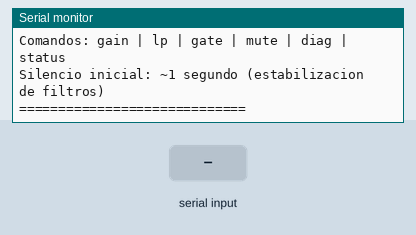
Recording of a sketch running on a simulated ESP32. On the bench: the last lines printed to the serial monitor. Inputs (shaded band) come from the test bench. I2S audio is not simulated (input reads silence).

Above: at 2.3 s.
2.4 s: "gain \n" received over Serial
At 3.6 s:
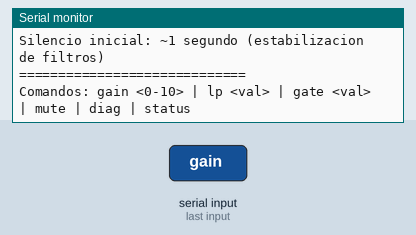
3.9 s: "mute\n" received over Serial
At 5.0 s:
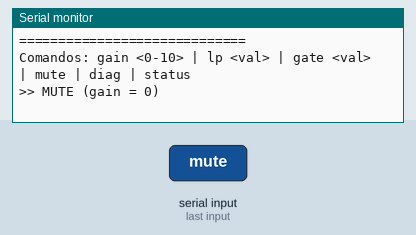
5.4 s: "diag\n" received over Serial
At 5.9 s:
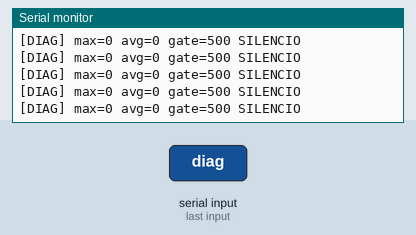

Measured:
- after the input at 2.4 s, the serial monitor: prints a new line at once (image 1)
- after the input at 3.9 s, the serial monitor: prints a new line at once (image 2)
- after the input at 5.4 s, the serial monitor: prints a new line at once (image 3)

The sketch:

esp32-anc-feedforward.ino
```cpp
// ============================================================================
// ESP32 ANC Feedforward — INMP441 + MAX98357A
// ============================================================================
// Sistema de Cancelación Activa de Ruido (feedforward) con un solo micrófono.
// Entrada: INMP441 (I2S digital) → DSP (inversión de fase + filtros) →
// MAX98357A (I2S DAC+Amp) → Altavoz
//
// Hardware:
//   - ESP32 DevKit V1 (o compatible con 2 periféricos I2S)
//   - INMP441 micrófono MEMS I2S
//   - MAX98357A módulo DAC + amplificador I2S (3W clase D)
//   - Altavoz 4-8 Ω
//
// Periféricos I2S:
//   I2S_NUM_0 → TX I2S estándar → MAX98357A
//   I2S_NUM_1 → RX I2S estándar ← INMP441
// ============================================================================

#include <driver/i2s.h>

// ============================================================================
// CONFIGURACIÓN DE PINES
// ============================================================================
// INMP441 → I2S_NUM_1
static const int MIC_BCLK = 32;  // Serial Clock (SCK/BCLK)
static const int MIC_WS   = 14;  // Word Select  (LRCK)
static const int MIC_SD   = 33;  // Serial Data  (DOUT)

// MAX98357A → I2S_NUM_0
static const int SPK_BCLK = 25;  // Bit Clock
static const int SPK_LRC  = 26;  // Left/Right Clock (Word Select)
static const int SPK_DIN  = 27;  // Data In

// ============================================================================
// PARÁMETROS DE AUDIO
// ============================================================================
static const uint32_t SAMPLE_RATE   = 16000;  // Hz
static const int      BLOCK_SIZE    = 64;     // Muestras por bloque DMA
static const int      DMA_BUF_COUNT = 4;      // Buffers DMA

// ============================================================================
// PARÁMETROS ANC — ajustables en tiempo real vía Serial
// ============================================================================
static float g_gain       = 0.30f;    // Ganancia de salida [0.0 – 10.0]
static float g_lp_alpha   = 0.25f;    // Filtro pasa-bajas: menor → más filtrado
static float g_noise_gate = 500.0f;   // Umbral de puerta de ruido
static const float DC_BLOCK_R = 0.995f;

// ============================================================================
// BUFFERS
// ============================================================================
static int32_t rx_buf[BLOCK_SIZE];    // Entrada cruda del INMP441 (32 bits)
static int16_t tx_buf[BLOCK_SIZE];    // Salida I2S para MAX98357A (16 bits con signo)

// ============================================================================
// ESTADO DE FILTROS Y SISTEMA
// ============================================================================
static float dc_x1 = 0.0f;
static float dc_y1 = 0.0f;
static float lp_y1 = 0.0f;

static uint32_t startup_counter = 0;
static const uint32_t MUTE_BLOCKS = (SAMPLE_RATE / BLOCK_SIZE);  // ~1s de silencio

static uint32_t diag_counter = 0;

// ============================================================================
// INICIALIZACIÓN DE PERIFÉRICOS I2S
// ============================================================================

static void init_mic() {
  i2s_config_t cfg = {};
  cfg.mode             = (i2s_mode_t)(I2S_MODE_MASTER | I2S_MODE_RX);
  cfg.sample_rate      = SAMPLE_RATE;
  cfg.bits_per_sample  = I2S_BITS_PER_SAMPLE_32BIT;
  cfg.channel_format   = I2S_CHANNEL_FMT_ONLY_LEFT;  // INMP441 con L/R → GND
  cfg.communication_format = I2S_COMM_FORMAT_STAND_I2S;
  cfg.intr_alloc_flags = ESP_INTR_FLAG_LEVEL1;
  cfg.dma_buf_count    = DMA_BUF_COUNT;
  cfg.dma_buf_len      = BLOCK_SIZE;
  cfg.use_apll         = false;
  cfg.tx_desc_auto_clear = false;

  i2s_pin_config_t pins = {};
  pins.mck_io_num   = I2S_PIN_NO_CHANGE;  // Sin MCLK (INMP441 no lo necesita)
  pins.bck_io_num   = MIC_BCLK;
  pins.ws_io_num    = MIC_WS;
  pins.data_out_num = I2S_PIN_NO_CHANGE;
  pins.data_in_num  = MIC_SD;

  ESP_ERROR_CHECK(i2s_driver_install(I2S_NUM_1, &cfg, 0, NULL));
  ESP_ERROR_CHECK(i2s_set_pin(I2S_NUM_1, &pins));
}

static void init_spk() {
  i2s_config_t cfg = {};
  cfg.mode             = (i2s_mode_t)(I2S_MODE_MASTER | I2S_MODE_TX);
  cfg.sample_rate      = SAMPLE_RATE;
  cfg.bits_per_sample  = I2S_BITS_PER_SAMPLE_16BIT;
  cfg.channel_format   = I2S_CHANNEL_FMT_ONLY_LEFT;   // MAX98357A mono (canal izquierdo)
  cfg.communication_format = I2S_COMM_FORMAT_STAND_I2S;
  cfg.intr_alloc_flags = ESP_INTR_FLAG_LEVEL1;
  cfg.dma_buf_count    = DMA_BUF_COUNT;
  cfg.dma_buf_len      = BLOCK_SIZE;
  cfg.use_apll         = false;
  cfg.tx_desc_auto_clear = true;

  i2s_pin_config_t pins = {};
  pins.mck_io_num   = I2S_PIN_NO_CHANGE;  // Sin MCLK (MAX98357A no lo necesita)
  pins.bck_io_num   = SPK_BCLK;
  pins.ws_io_num    = SPK_LRC;
  pins.data_out_num = SPK_DIN;
  pins.data_in_num  = I2S_PIN_NO_CHANGE;

  ESP_ERROR_CHECK(i2s_driver_install(I2S_NUM_0, &cfg, 0, NULL));
  ESP_ERROR_CHECK(i2s_set_pin(I2S_NUM_0, &pins));
}

// ============================================================================
// FILTROS DSP (inline para máxima velocidad)
// ============================================================================

// Bloqueador DC — elimina offset de continua del INMP441
// H(z) = (1 - z⁻¹) / (1 - R·z⁻¹)
static inline float dc_block(float x) {
  float y = x - dc_x1 + DC_BLOCK_R * dc_y1;
  dc_x1 = x;
  dc_y1 = y;
  return y;
}

// Pasa-bajas IIR de primer orden
// fc ≈ (alpha × fs) / (2π) → alpha=0.25, fs=16 kHz → fc ≈ 637 Hz
static inline float low_pass(float x) {
  lp_y1 += g_lp_alpha * (x - lp_y1);
  return lp_y1;
}

// Saturación a rango int16 [-32768, 32767]
static inline int16_t clamp16(int32_t v) {
  if (v > 32767)  return 32767;
  if (v < -32768) return -32768;
  return (int16_t)v;
}

// ============================================================================
// INTERFAZ SERIAL — ajuste en tiempo real
// ============================================================================

static void process_serial() {
  if (!Serial.available()) return;

  String cmd = Serial.readStringUntil('\n');
  cmd.trim();

  if (cmd.startsWith("gain ")) {
    g_gain = cmd.substring(5).toFloat();
    if (g_gain > 10.0f) g_gain = 10.0f;
    if (g_gain < 0.0f)  g_gain = 0.0f;
    Serial.printf(">> Ganancia = %.2f\n", g_gain);
  } else if (cmd.startsWith("lp ")) {
    g_lp_alpha = cmd.substring(3).toFloat();
    Serial.printf(">> LP alpha = %.3f (fc ~ %.0f Hz)\n",
                  g_lp_alpha, g_lp_alpha * SAMPLE_RATE / 6.2832f);
  } else if (cmd.startsWith("gate ")) {
    g_noise_gate = cmd.substring(5).toFloat();
    Serial.printf(">> Noise gate = %.0f\n", g_noise_gate);
  } else if (cmd == "mute") {
    g_gain = 0.0f;
    Serial.println(">> MUTE (gain = 0)");
  } else if (cmd == "diag") {
    Serial.println(">> Diagnostico activado (5 segundos)");
    diag_counter = 5 * (SAMPLE_RATE / BLOCK_SIZE);
  } else if (cmd == "status") {
    Serial.printf("Gain=%.2f  LP=%.3f  Gate=%.0f  SR=%u  Block=%d\n",
                  g_gain, g_lp_alpha, g_noise_gate, SAMPLE_RATE, BLOCK_SIZE);
  } else {
    Serial.println("Comandos: gain <0-10> | lp <val> | gate <val> | mute | diag | status");
  }
}

// ============================================================================
// SETUP
// ============================================================================
void setup() {
  Serial.begin(115200);

  init_spk();   // I2S_NUM_0 — salida MAX98357A
  init_mic();   // I2S_NUM_1 — entrada INMP441

  Serial.println("=== ESP32 ANC Feedforward ===");
  Serial.println("INMP441 -> DSP -> MAX98357A (I2S 16-bit) -> Altavoz");
  Serial.printf("Sample Rate: %u Hz | Block: %d | Gain: %.2f\n",
                SAMPLE_RATE, BLOCK_SIZE, g_gain);
  Serial.println("Comandos: gain | lp | gate | mute | diag | status");
  Serial.printf("Silencio inicial: ~1 segundo (estabilizacion de filtros)\n");
  Serial.println("=============================");
}

// ============================================================================
// LOOP PRINCIPAL
// ============================================================================
void loop() {
  size_t bytes_read    = 0;
  size_t bytes_written = 0;

  // --- LECTURA: DMA llena rx_buf con datos del INMP441 ---
  i2s_read(I2S_NUM_1, rx_buf, sizeof(rx_buf), &bytes_read, portMAX_DELAY);

  const int n = bytes_read / sizeof(int32_t);

  // --- Periodo de silencio al arranque (estabiliza filtros DC y LP) ---
  if (startup_counter < MUTE_BLOCKS) {
    startup_counter++;
    for (int i = 0; i < n; i++) {
      float sample = (float)(rx_buf[i] >> 8);
      dc_block(sample);
      low_pass(sample);
      tx_buf[i] = 0;  // Silencio = 0 en PCM con signo
    }
    i2s_write(I2S_NUM_0, tx_buf, n * sizeof(int16_t), &bytes_written, portMAX_DELAY);
    return;
  }

  // --- Variables para diagnóstico ---
  float block_max = 0.0f;
  float block_sum = 0.0f;

  // --- PROCESAMIENTO DSP ---
  for (int i = 0; i < n; i++) {
    // 1. Extraer 24 bits significativos del INMP441 (justificados a la izquierda)
    float sample = (float)(rx_buf[i] >> 8);

    // 2. Eliminar offset DC
    sample = dc_block(sample);

    // 3. Filtro pasa-bajas
    sample = low_pass(sample);

    // Diagnóstico
    float abs_sample = (sample < 0) ? -sample : sample;
    if (abs_sample > block_max) block_max = abs_sample;
    block_sum += abs_sample;

    // 4. Puerta de ruido
    if (abs_sample < g_noise_gate) {
      tx_buf[i] = 0;
      continue;
    }

    // 5. Inversión de fase + ganancia
    sample = -sample * g_gain;

    // 6. Escalar de ~24 bits a 16 bits con signo
    int32_t out_val = (int32_t)(sample / 256.0f);

    // 7. Saturar a rango int16
    tx_buf[i] = clamp16(out_val);
  }

  // --- ESCRITURA: DMA envía tx_buf al MAX98357A ---
  i2s_write(I2S_NUM_0, tx_buf, n * sizeof(int16_t), &bytes_written, portMAX_DELAY);

  // --- Diagnóstico periódico ---
  if (diag_counter > 0) {
    diag_counter--;
    float block_avg = (n > 0) ? block_sum / n : 0;
    Serial.printf("[DIAG] max=%.0f avg=%.0f gate=%.0f %s\n",
                  block_max, block_avg, g_noise_gate,
                  (block_max > g_noise_gate) ? "ACTIVO" : "SILENCIO");
  }

  // --- Comandos serial ---
  process_serial();
}
```
